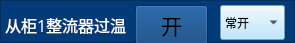
   <widget class="QFrame" name="frame_45">
    <property name="geometry">
     <rect>
      <x>620</x>
      <y>124</y>
      <width>295</width>
      <height>43</height>
     </rect>
    </property>
    <property name="styleSheet">
     <string notr="true">background-color: rgb(2, 59, 120);</string>
    </property>
    <property name="frameShape">
     <enum>QFrame::StyledPanel</enum>
    </property>
    <property name="frameShadow">
     <enum>QFrame::Raised</enum>
    </property>
    <widget class="QToolButton" name="toolButton_c1zlqgw">
     <property name="geometry">
      <rect>
       <x>135</x>
       <y>5</y>
       <width>73</width>
       <height>40</height>
      </rect>
     </property>
     <property name="font">
      <font>
       <family>微软雅黑</family>
       <pointsize>16</pointsize>
      </font>
     </property>
     <property name="text">
      <string>开</string>
     </property>
     <property name="icon">
      <iconset>
       <normaloff>yb_off.png</normaloff>yb_off.png</iconset>
     </property>
     <property name="iconSize">
      <size>
       <width>66</width>
       <height>48</height>
      </size>
     </property>
    </widget>
    <widget class="QLabel" name="label_30">
     <property name="geometry">
      <rect>
       <x>5</x>
       <y>10</y>
       <width>131</width>
       <height>30</height>
      </rect>
     </property>
     <property name="font">
      <font>
       <family>微软雅黑</family>
       <pointsize>12</pointsize>
      </font>
     </property>
     <property name="styleSheet">
      <string notr="true">color: rgb(255, 255, 255);</string>
     </property>
     <property name="text">
      <string>从柜1整流器过温</string>
     </property>
    </widget>
    <widget class="QComboBox" name="comboBox_c1zlqgw">
     <property name="geometry">
      <rect>
       <x>220</x>
       <y>5</y>
       <width>65</width>
       <height>35</height>
      </rect>
     </property>
     <property name="styleSheet">
      <string notr="true">background-color: rgb(170, 225, 255);</string>
     </property>
     <item>
      <property name="text">
       <string>常开</string>
      </property>
     </item>
     <item>
      <property name="text">
       <string>常闭</string>
      </property>
     </item>
    </widget>
   </widget>
